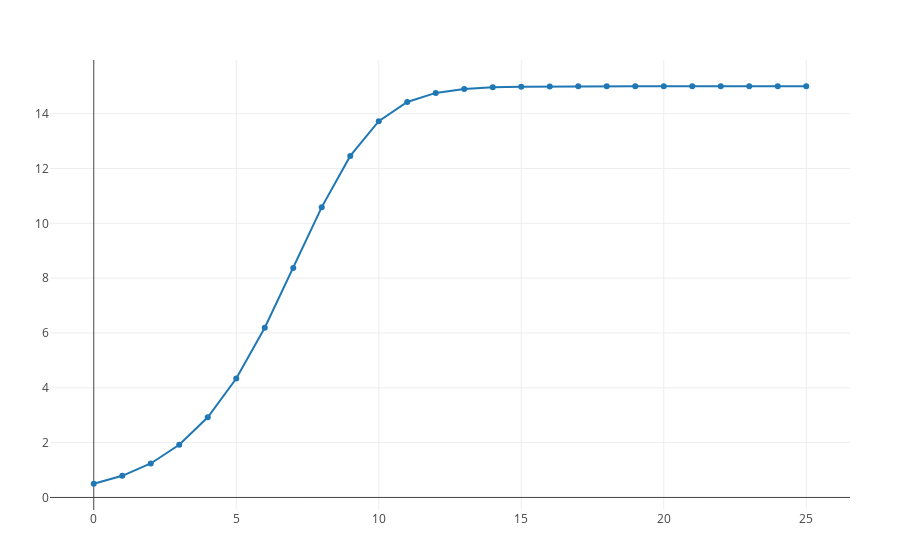

Notebook cell for this chart:
### Code cell
using PlotlyJS,IJulia 
P = IJulia.readprompt("P0= ")
P = parse(Float64, P)
tstop = IJulia.readprompt("Timpul final = ")
tstop = parse(Int64,tstop)
r = IJulia.readprompt("r = ")
r = parse(Float64,r)
K = IJulia.readprompt("K = ")
K = parse(Float64,K)
vals=[P]
for t in 1:tstop
    P=(1+r*(1-P/K))*P
    append!(vals,P)
end
trace=scatter(x=collect(0:tstop),y=vals, mode="lines+markers", name="Nr. de indivizi")
plot([trace],Layout(legend_title_text="Populație"))

### Figure 1 — Plotly figure (JSON) as saved in the notebook; plotly's stock layout.template omitted (floating-point values rounded to 4 significant figures)
{"data": [{"mode": "lines+markers", "name": "Nr. de indivizi", "type": "scatter", "x": [0, 1, 2, 3, 4, 5, 6, 7, 8, 9, 10, 11, 12, 13, 14, 15, 16, 17, 18, 19, 20, 21, 22, 23, 24, 25], "y": [0.5, 0.79, 1.239, 1.921, 2.926, 4.339, 6.19, 8.371, 10.59, 12.46, 13.73, 14.42, 14.76, 14.9, 14.96, 14.98, 14.99, 15.0, 15.0, 15.0, 15.0, 15.0, 15.0, 15.0, 15.0, 15.0]}], "layout": {"autosize": true, "legend": {"title": {"text": "Populație"}}, "margin": {"b": 50, "l": 50, "r": 50, "t": 60}, "xaxis": {"autorange": true, "range": [-1.489, 26.49], "type": "linear"}, "yaxis": {"autorange": true, "range": [-0.4814, 15.98], "type": "linear"}}}
